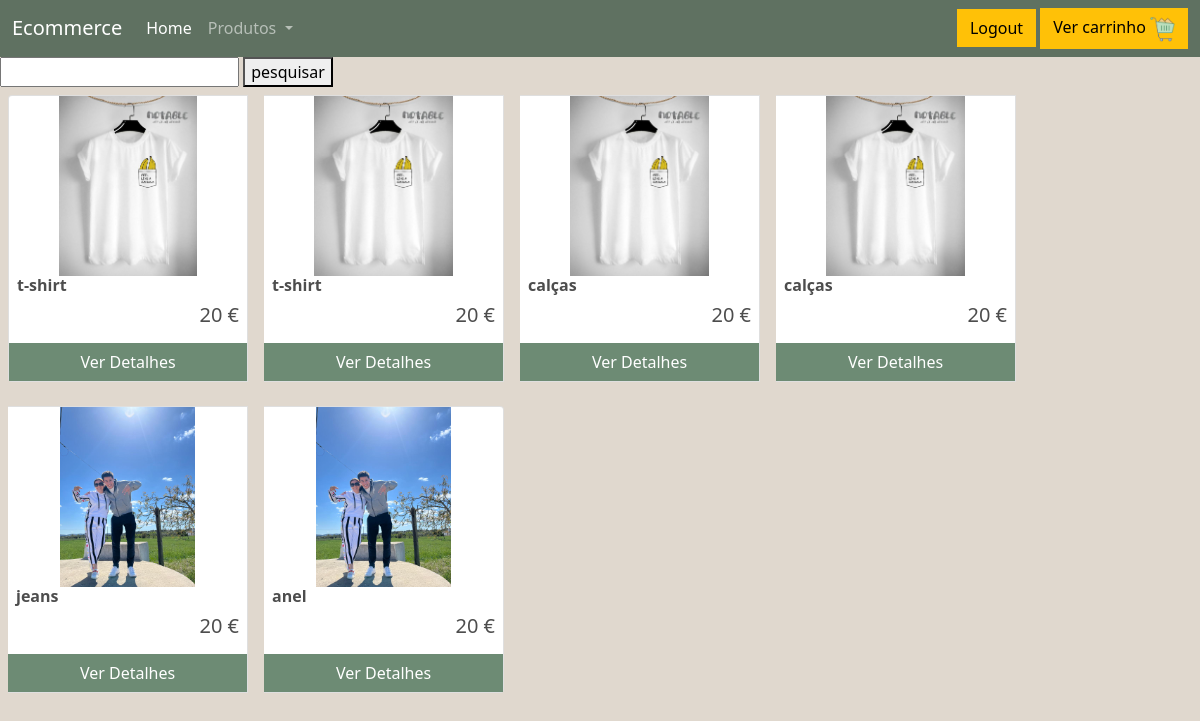
Before: / (signed in) with the older database file.
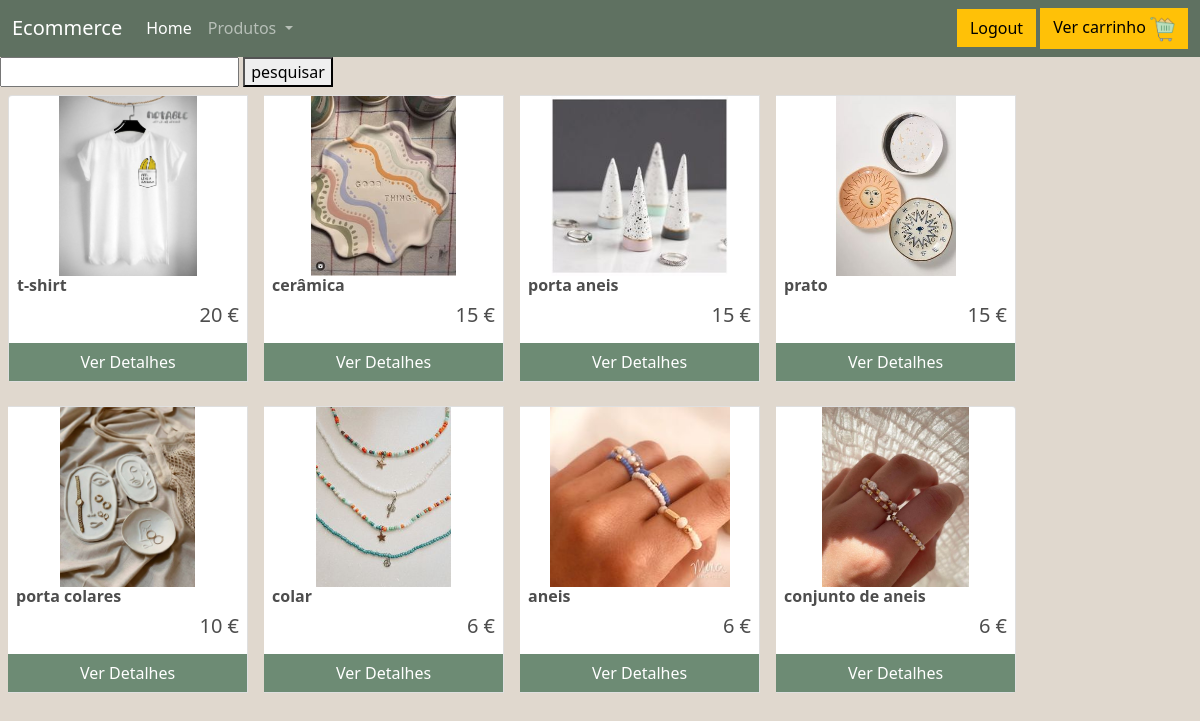
After: the same page with the newer database file.
### loja/models.py (models this page shows, shortened)
class Produto(models.Model):
    preco = models.IntegerField()
    nome = models.CharField(max_length=100)
    descricao = models.CharField(max_length=300)
    personalizavel = models.BooleanField(default=False)
    pic = models.ImageField(upload_to='images', blank=True, null=True)
    seller = models.ForeignKey(Vendedor, on_delete=models.RESTRICT)

### loja/views.py (the view)
# urls.py: path('', include('loja.urls')),
@login_required(login_url='loja:login1')
def loja(request):
    produtos = Produto.objects.all()
    isVendedor = Vendedor.objects.filter(who=request.user).exists()
    return render(request, 'loja/loja.html' , {'products_list': produtos,'isvender':isVendedor})

### loja/templates/loja/loja.html (shortened to what this page needs)
{% extends "loja/main.html" %}
{% load static %}
{% block css %}
<link rel="stylesheet" type="text/css" href="{% static 'css/base.css' %}">
{% endblock css %}
{% block content %}
<div class="search-bar">
    <form action="{% url 'loja:search' %}" method="get">
        <input type="text" name="search" id="search" value="{{request.GET.search}}">
        <button>
            pesquisar
        </button>
    </form>
</div>
<div class="card-group">
    {% for product in products_list %}
    <div class="card m-2 mb-3" style="min-width: 20%; max-width: 20%;">
        <img class="card-img-top" width="240px" height="180px" style="object-fit:contain;" src="{{product.pic}}">
                <div class="card-title justify-content-between">
                <h6  class="ps-2"><strong>{{product.nome}}</strong></h6>
                <h5 class="ps-2 me-2" style="display:inline-block; float:right">{{product.preco}} €</h5>
            </div>
                <a class="btn btn-primary float-right" href="{% url 'loja:detalheProd' product.id %}">Ver Detalhes</a>
    </div>
    {% endfor %}
</div>
{% endblock content %}

### loja/templates/loja/main.html (shortened to what this page needs)
<!DOCTYPE html>
{% load static %}
<html lang="en">
<head><meta charset="utf-8">
    <link href="https://cdn.jsdelivr.net/npm/bootstrap@5.1.3/dist/css/bootstrap.min.css" rel="stylesheet">
    <link rel="stylesheet" type="text/css" href="{% static 'css/main.css' %}">
{% block css %}
{% endblock css %}
  </head>
<body class="d-flex flex-column min-vh-100">
    <nav class="navbar navbar-expand-lg navbar-dark bg-dark">
        <div class="container-fluid">
          <a class="navbar-brand" href="{%url 'loja:loja' %}">Ecommerce</a>
          <div class="collapse navbar-collapse" id="navbarSupportedContent">
            <ul class="navbar-nav me-auto mb-2 mb-lg-0">
              <li class="nav-item">
                <a class="nav-link active" aria-current="page" href="{%url 'loja:loja' %}">Home</a>
              </li>
              {%if user.is_authenticated%}
              <li class="nav-item dropdown">
                <a class="nav-link dropdown-toggle" href="{%url 'loja:loja' %}" id="navbarDropdown" role="button" data-bs-toggle="dropdown" aria-expanded="false">
                  Produtos
                </a>
                {%endif%}
            </ul>
            <div class="form-inline my-2 my-lg-0">
                {% if not request.user.is_authenticated%}
                <a href="{% url 'loja:login1' %}"class="btn btn-warning">Login/Register</a>
                {% else %}
                <a href="{% url 'loja:logout1' %}" class="btn btn-warning">Logout</a>
                {% endif %}
                <a class="btn btn-warning" href="{% url 'loja:cart' %}">
                  Ver carrinho
                   <img  id="cart-icon" src="{% static 'images/compras.png' %}">
               </a>
           </div>
          </div>
        </div>
      </nav>
      {% block content %}
      {% endblock content %}
</body>
</html>

### loja/static/css/main.css (style rules this page uses)
body { background-color: #e0d8ce; }
h1,h2,h3,h4,h5,h6 { color:hsl(0, 0%, 30%); }
.bg-dark { background-color: #5F7161!important; }
.btn { border-radius: 0; }
#cart-icon { width:25px; display: inline-block; }

### loja/static/css/base.css (style rules this page uses)
a { color: black; text-decoration: none; }
.btn-primary { background-color: #6D8B74; border-color: #6D8B74; }
.card { max-width: 108rem; }

Changed rows visible on the page:
removed Produto: pic (picture), nome "t-shirt", preco "20"
removed Produto: pic (picture), nome "calças", preco "20"
removed Produto: pic (picture), nome "calças", preco "20"
removed Produto: pic (picture), nome "jeans", preco "20"
removed Produto: pic (picture), nome "anel", preco "20"
added Produto: pic (picture), nome "cerâmica", preco "15"
added Produto: pic (picture), nome "porta aneis", preco "15"
added Produto: pic (picture), nome "prato", preco "15"
added Produto: pic (picture), nome "porta colares", preco "10"
added Produto: pic (picture), nome "colar", preco "6"
added Produto: pic (picture), nome "aneis", preco "6"
added Produto: pic (picture), nome "conjunto de aneis", preco "6"
